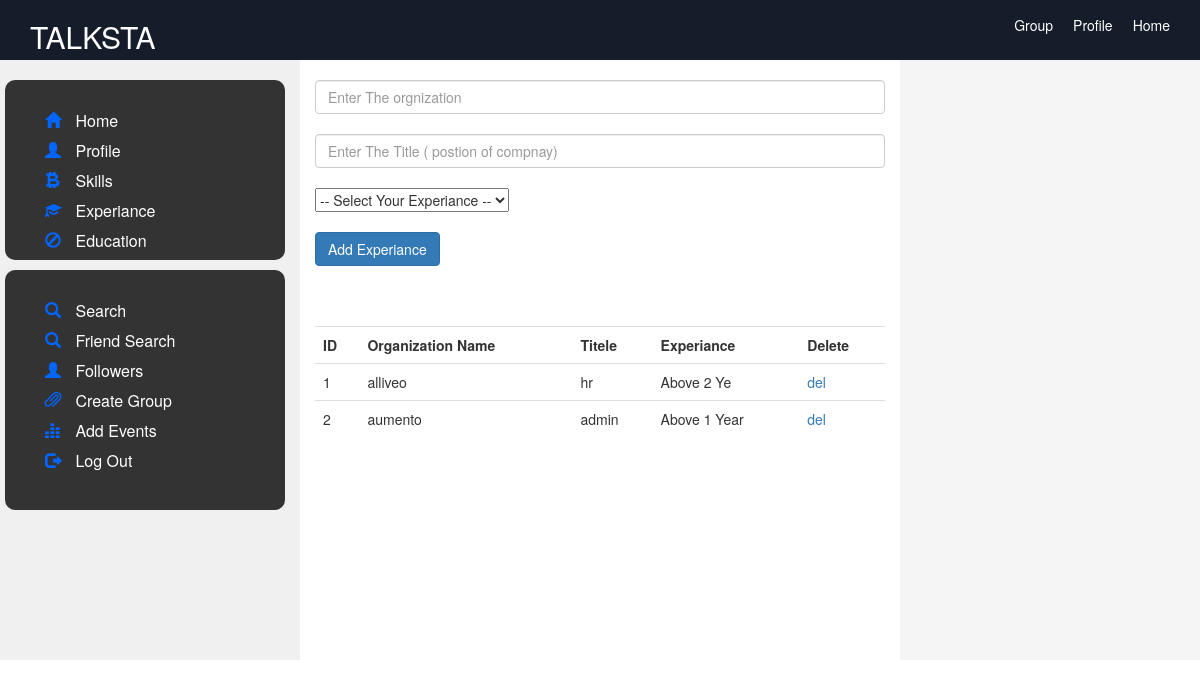
The page /Social/exp.php (signed in) on the database its author committed.
### tables this page shows
CREATE TABLE IF NOT EXISTS `experiance` (
  `id` int(11) NOT NULL AUTO_INCREMENT,
  `user` varchar(100) NOT NULL,
  `orgnization` varchar(100) NOT NULL,
  `title` varchar(100) NOT NULL,
  `exp` varchar(100) NOT NULL,
  PRIMARY KEY (`id`)
);

### Social/exp.php (the view, shortened to what this page needs)
<?php
include("header.php");
?> <div class="col-sm-6">
 <br>
 <form action="exp_exe.php" method="post">
<input type="text" name="org" placeholder="Enter The orgnization " class="form-control"><br>
<input type="text" name="title" placeholder="Enter The Title ( postion of compnay)" class="form-control"><br>
<select name="exp">
<option value="">-- Select Your Experiance --</option>
</select><br><br>
<input type="submit" value="Add Experiance" class="btn btn-primary"><br><br><br><br>
<?php
include("connectionclass.php");
$query="select * from experiance WHERE user='$_SESSION[email]' ";
$res=mysqli_query($con,$query);
$count=mysqli_num_rows($res);
?>
<table class="table">
  <tr>
  <th>ID</th>
   <th>Organization Name</th>
     <th>Titele</th>
     <th>Experiance</th>
     <th>Delete</th>
  </tr>
 <?php
 if($count==0)
	{?>
 <tr>
  <th style="text-align:center; color:#F00;" colspan="3"><?php echo "No Experiance Added" ?></th>
  </tr>
 <?php
	}
	else
	{
		$i=0;
while($row=mysqli_fetch_array($res))
{
	$i++;
  ?>
  <tr>
  <td><?php echo $i; ?></td>
  <td><?php echo $row['orgnization']; ?></td>
    <td><?php echo $row['title']; ?></td>
   <td><?php echo $row['exp']; ?></td>
       <td><a href="?idd=<?php echo $row['id'];?>">del</a></td>
  </tr>
<?php
}
}
?>
</table>
  </div>
  <?php
  include("right.php");
  ?>

### rows shown on the page
experiance: orgnization "alliveo", title "hr", exp "Above 2 Ye"
experiance: orgnization "aumento", title "admin", exp "Above 1 Year"
